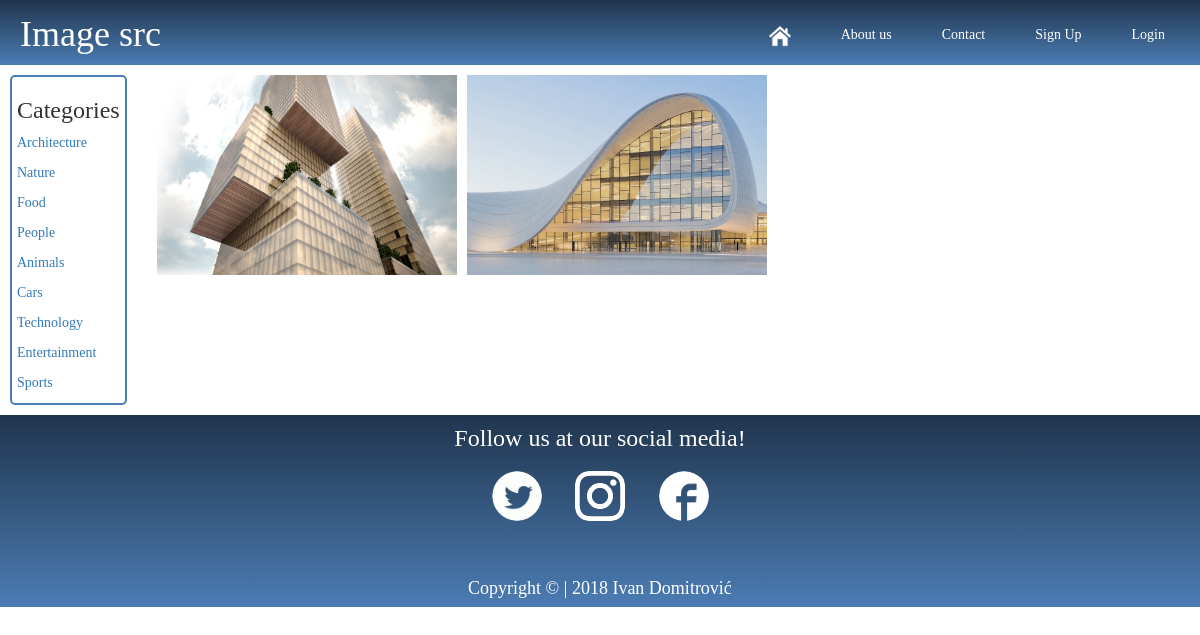
Screenshot of /index.php?menu=6&id=1 with the database file from the repository.
### tables this page shows
CREATE TABLE `categories` (
  `id` int(11) NOT NULL,
  `name` varchar(255) NOT NULL
);

CREATE TABLE `images` (
  `id` int(11) NOT NULL,
  `name` varchar(255) NOT NULL,
  `file` varchar(255) NOT NULL,
  `category_id` int(11) NOT NULL
);

### gallery.php (the view, shortened to what this page needs)
<div class="nav3">
	<h3>Categories</h3>
	<?php
	include "dbconn.php";
    $query  = "SELECT * FROM categories";
	$result = @mysqli_query($MySQL, $query);
	while ($row = @mysqli_fetch_array($result)){
		echo '<ul><li><a href="index.php?menu=6&id=' . $row['id'] . '">' . $row['name'] . '</a></li></ul>';
	}
  	print '</div>';
	print '<div class="gallerycontainer">';
	$category = $_GET['id'];
	$query  = "SELECT * FROM images WHERE category_id = $category";
	$result = @mysqli_query($MySQL, $query);
	$rows = @mysqli_fetch_all($result, MYSQLI_ASSOC);
	foreach ($rows as $row) {
		$img = $row['file'];
		echo '<img src="uploads/' . $img . '" class="gallery-img" height="200" width="300">';
	}
	?>
</div>

### index.php (shortened to what this page needs)
<?php
  include "dbconn.php";
?>
<!DOCTYPE html>
<html>
  <head>
    <link rel="stylesheet" href="https://maxcdn.bootstrapcdn.com/bootstrap/3.3.7/css/bootstrap.min.css">
    <link rel="stylesheet" href="style.css" type="text/css">
  </head>
<body>
  <?php if ($_GET['menu'] == 1): ?>
    <header id="banner">
        <div class="inner">
          	<a href="index.php?menu=1"><h1>TB images</h1></a>
          	<div class="nav">
           	<?php include "menu.php"; ?>
      		</div>
     	</div>
     	<div class="newsletterwrapper">
      	 	<div class="newsletter">
        		<form action="trigger.php" method="post" name="newsletterform">
	          		<h2>Sign up for our newsletter</h2>
	            	<input type="hidden" name="action" value="newsletter">
	            	<input id="email" type="email" name="newsemail" placeholder="Enter your e-mail address">
	            	<input type="submit" id="submit" value="Sign Up" />
       		 	</form>
     		 </div>
    	</div>
  	</header>
<?php else: ?>
<?php include "menu2.php" ?>
<?php endif; ?>
<?php
if ($_GET['menu'] == 1){
  include "content.php";
}
else if ($_GET['menu'] == 3){
  include "contact.php";
}
else if ($_GET['menu'] == 4){
  include "signup.php";
}
else if ($_GET['menu'] == 5){
  include"signin.php";
}
else if ($_GET['menu'] >= 100 && $_GET['menu'] <= 105){
 include "upload.php";
}
else if ($_GET['menu'] == 6){
  include "gallery.php";
}
include "footer.php";
?>
</body>
</html>

### menu2.php
 <header id="banner2">
    <div class="inner">
     <a href="index.php?menu=1"><h1>Image src</h1></a>
     <div class="nav2">
     <?php
     print '
      <ul>
    <li><a href="index.php?menu=1"'; if($_GET['menu'] == 1) { print ' class="button special"';} print '><img src="slike/home.png" height="22" width="22"></a></li>
    <li><a href="index.php?menu=1/#aboutuz">About us</a></li>
    <li><a href="index.php?menu=3"'; if($_GET['menu'] == 3) { print ' class="button special"';} print '>Contact</a></li>';
    if (!isset($_SESSION['user']['valid']) || $_SESSION['user']['valid'] == 'false') {
      print '
    <li><a href="index.php?menu=4"'; if($_GET['menu'] == 4) { print ' class="button special"';} print '>Sign Up</a></li>
    <li><a href="index.php?menu=5"'; if($_GET['menu'] == 5) { print ' class="button special"';} print '>Login</a></li>';}
    else if ($_SESSION['user']['valid'] == 'true') {
      print '
    <li><a href="index.php?menu=100"'; if($_GET['menu'] >= 100 && $_GET['menu'] <= 105) { print ' class="button special"';} print '>Administration</a></li>
    <li><a href="logout.php">Logout</a></li>';}
  print '
  </ul>';
  ?>
    </div>
  </div>
</header>

### footer.php
<footer>
    <div class="container" id="footerzwrap">
        <div class="row">
            <div class="col-md-12" ><h3>Follow us at our social media!</h3></div>
        </div>
        <div class="iconz">
            <a href="#"><img id="twitter" src="slike/tw.gif" alt="Twitter" ></a>
            <a href="#"><img id="insta" src="slike/ig2.png" alt="Instagram" ></a>
            <a href="#"><img id="face" src="slike/fb1.ico" alt="Face" ></a>
        </div>
        <div class="footerz">
            <p>Copyright &copy; | 2018 Ivan Domitrović</p>
        </div>
    </div>
</footer>

### style.css (style rules this page uses)
body { margin: 0; padding: 0; font-family: 'Georgia'; }
* { margin: 0; padding: 0; }
.inner { width: 100%; overflow: hidden; padding-top: 10px; }
.inner a h1 { color: white; float: left; margin-top:5px; padding-left: 20px; }
.nav2 { float:right; margin-top: 10px; margin-right: 5px; padding:5px; }
.nav2 ul { list-style: none; }
.nav2 ul li { display: inline-block; float: left; }
.nav2 ul li a { margin: 0px 0px; padding: 10px 25px; color:white; text-decoration: none; }
footer { width: 100%; background: #455A64; background: -webkit-linear-gradient(#20354d, #4b7cb4); background: -o-linear-gradient(#20354d, #4b7cb4); background: -moz-linear-gradient(#20354d, #4b7cb4); background: linear-gradient(#20354d, #4b7cb4); clear: both; }
.col-md-12 { text-align: center; color: white; }
.iconz { text-align: center; margin-top: 20px; border-radius: 50%; }
.iconz a { margin: 0 15px; border-radius: 50%; }
.iconz #face { width: 50px; height: 50px; border-radius: 50%; }
.iconz #insta { width: 50px; height: 50px; border-radius: 28%; }
.iconz #twitter { width: 50px; height: 50px; border-radius: 50%; }
#footerzwrap { margin-top: 15px; }
#footerzwrap h3 { margin-top: 10px; }
.footerz { clear: both; padding: 5px; color: white; font-size: 18px; text-align: center; margin-top: 50px; }
.footerz p { margin-bottom: 0px; }
#banner2 { width: 100%; background: #455A64; background: -webkit-linear-gradient(#20354d, #4b7cb4); background: -o-linear-gradient(#20354d, #4b7cb4); background: -moz-linear-gradient(#20354d, #4b7cb4); background: linear-gradient(#20354d, #4b7cb4); clear: both; }
.container h3 { margin: 0; color: }
.gallery-img { margin:5px; }
.nav3 { float: left; margin-right: 25px; border: 2px solid #4b7cb4; border-radius: 5px; margin-top: 10px; margin-bottom: 10px; margin-left: 10px; }
.nav3 ul { margin-left: 5px; margin-top: 5px; text-decoration: none; list-style: none; }
.nav3 h3 { margin-right: 5px; margin-left: 5px; }
.gallerycontainer { overflow: hidden; margin-top: 5px; }

### rows the page displays
categories: name "Architecture"
categories: name "Nature"
categories: name "Food"
categories: name "People"
categories: name "Animals"
categories: name "Cars"
categories: name "Technology"
categories: name "Entertainment"
categories: name "Sports"
images: file (picture)
images: file (picture)
